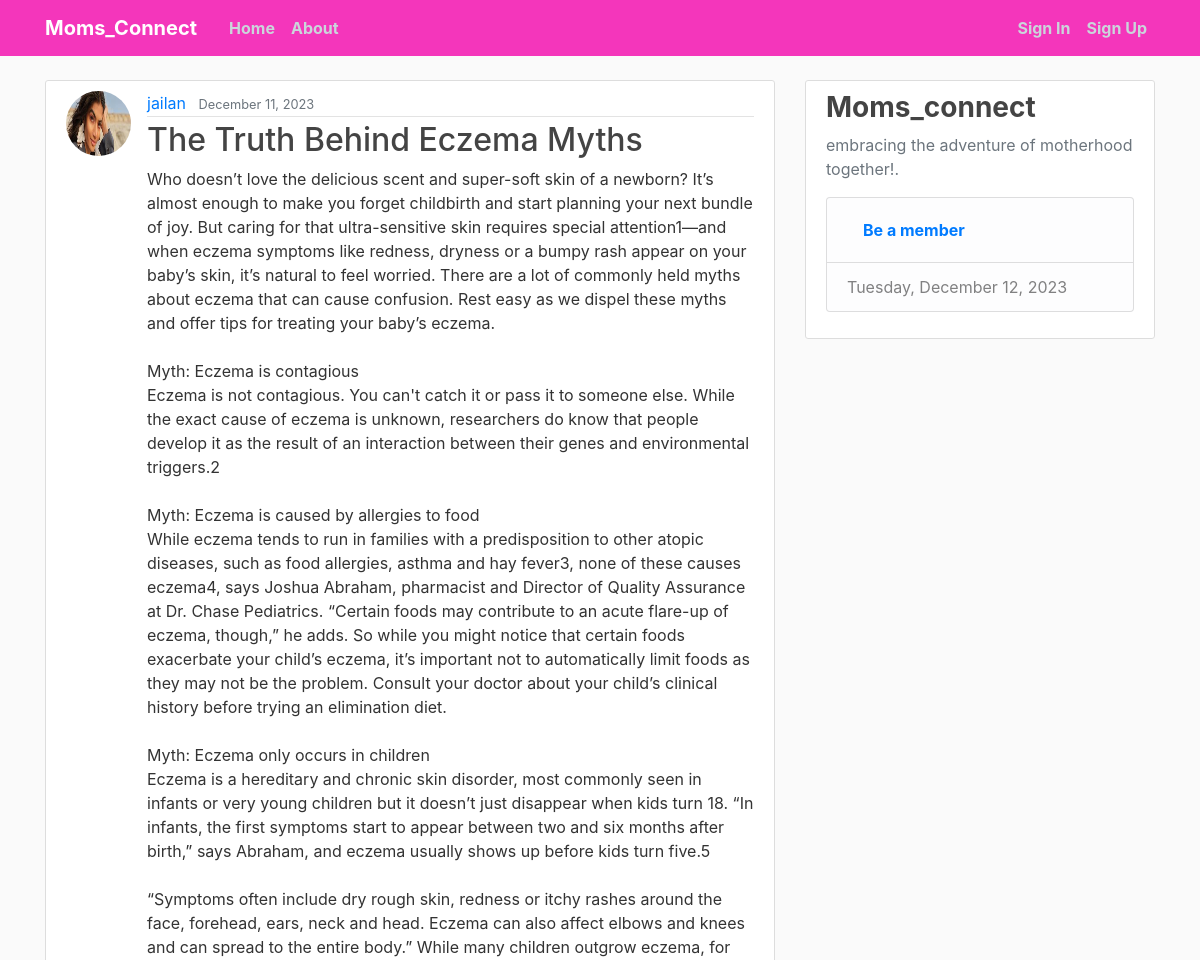
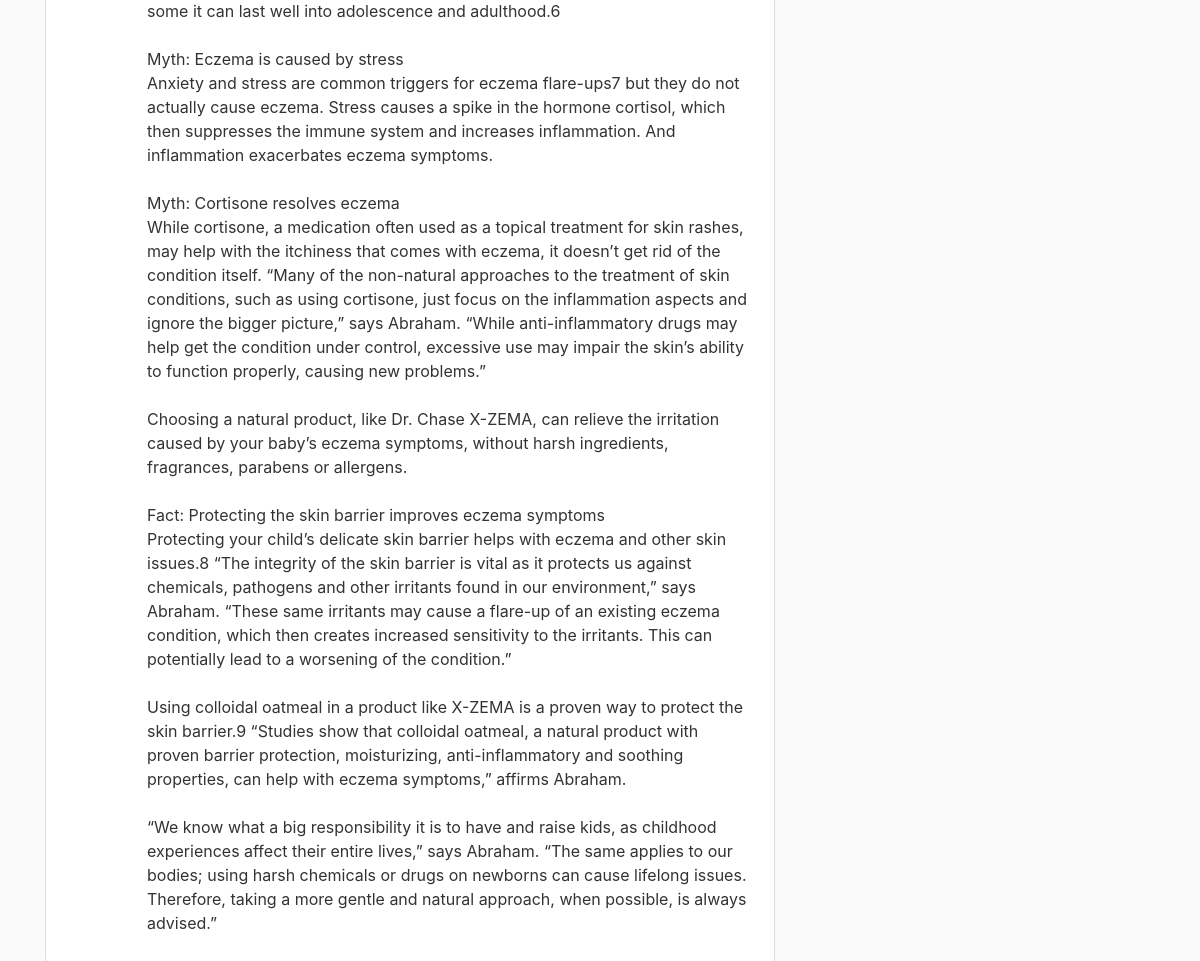
/post/16/, run on the app's committed database (2 pictures, top to bottom).
### blog/models.py (models this page shows, shortened)
class Post(models.Model):
    title = models.CharField(max_length=200)
    content = models.TextField()
    date_posted = models.DateTimeField(default=timezone.now)
    author = models.ForeignKey(User, on_delete=models.CASCADE)

### users/models.py (models this page shows, shortened)
class Profile(models.Model):
    user = models.OneToOneField(User, on_delete=models.CASCADE)
    Bio = models.CharField(max_length=1000, blank=True)
    image = models.ImageField(default='default.jpg', upload_to='profile_photos')

### blog/views.py (the view)
# urls.py: path('post/<int:pk>/', PostDetailView.as_view(), name='blog-post-detail'),
class PostDetailView(DetailView):
    model = Post

### templates/blog/post_detail.html (shortened to what this page needs)
{% extends "base.html" %}
{% block content %}
  <article class="media content-section">
    <img class="rounded-circle article-img" src="{{ object.author.profile.image.url }}">
    <div class="media-body">
      <div class="article-metadata">
        <a class="mr-2" href="{% url 'blog-user-posts' object.author.username %}">{{ object.author }}</a>
        <small class="text-muted">{{ object.date_posted|date:"F d, Y" }}</small>
      </div>
      <h2 class="article-title">{{ object.title }}</h2>
      <p class="article-content">{{ object.content }}</p>
    </div>
  </article>
{% endblock content %}

### Mommyblog/static/css/main.css (style rules this page uses)
body { background: #fafafa; color: #333333; margin-top: 5rem; }
h1, h2, h3, h4, h5, h6 { color: #444444; }
.content-section { background: #ffffff; padding: 10px 20px; border: 1px solid #dddddd; border-radius: 3px; margin-bottom: 20px; }
.article-title { color: #444444; }
.article-content { white-space: pre-line; }
.article-img { height: 65px; width: 65px; margin-right: 16px; }
.article-metadata { padding-bottom: 1px; margin-bottom: 4px; border-bottom: 1px solid #e3e3e3 }

### templates/base.html (style rules this page uses)
body { background-image: url("https://img.pikbest.com/backgrounds/20220119/mother-baby-gynecology-woman-pink_6245648.jpg!sw800"); background-size: cover; background-repeat: no-repeat; background-attachment: fixed; }

### data on the page
Post: author.profile.image (picture), author "jailan", date_posted "December 11, 2023", title "The Truth Behind Eczema Myths", content "Who doesn’t love the delicious scent and super-soft skin of a newborn? It’s almost enough to make you forget childbirth and start planning your next bundle of joy. But caring for that ultra-sensitive skin requires special attention1—and when eczema symptoms like redness, dryness or a bumpy rash appear on your baby’s skin, it’s natural to feel worried. There are a lot of commonly held myths about eczema that can cause confusion. Rest easy as we dispel these myths and offer tips for treating your baby’s eczema. Myth: Eczema is contagious Eczema is not contagious. You can't catch it or pass it to someone else. While the exact cause of eczema is unknown, researchers do know that people develop…"
